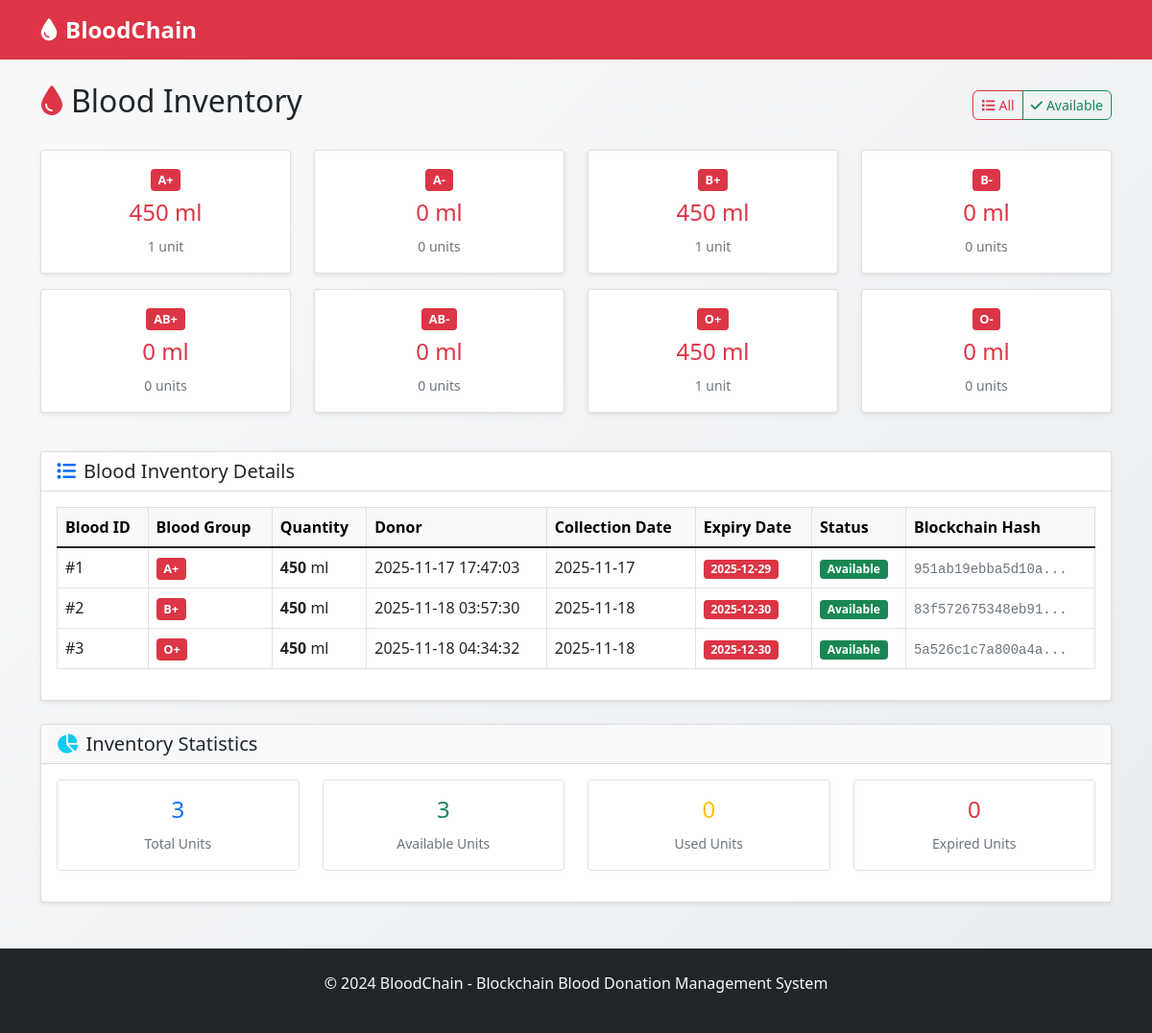
/view/blood, run on the app's committed database.
### tables this page shows
CREATE TABLE blood_inventory (
            id INTEGER PRIMARY KEY AUTOINCREMENT,
            blood_group TEXT NOT NULL,
            quantity_ml INTEGER NOT NULL,
            donor_id INTEGER,
            blood_banker_id INTEGER,
            collection_date DATE NOT NULL,
            expiry_date DATE NOT NULL,
            status TEXT DEFAULT 'Available',
            blockchain_hash TEXT,
            created_at TIMESTAMP DEFAULT CURRENT_TIMESTAMP,
            FOREIGN KEY (donor_id) REFERENCES donor(id),
            FOREIGN KEY (blood_banker_id) REFERENCES blood_banker(id)
        );

### app.py (the view)
@app.route('/view/blood')
def view_blood():
    conn = get_db_connection()
    blood_inventory = []
    if conn:
        try:
            cursor = conn.cursor()
            cursor.execute("""
                SELECT bi.*, d.name as donor_name
                FROM blood_inventory bi
                LEFT JOIN donor d ON bi.donor_id = d.id
                WHERE bi.status = 'Available'
                ORDER BY bi.expiry_date ASC
            """)
            blood_rows = cursor.fetchall()
            for row in blood_rows:
                blood_inventory.append({
                    'id': row[0],
                    'blood_group': row[1],
                    'quantity_ml': row[2],
                    'donor_id': row[3],
                    'collection_date': row[5],
                    'expiry_date': row[6],
                    'status': row[7],
                    'blockchain_hash': row[8],
                    'donor_name': row[9] if row[9] else 'Unknown'
                })
        except Exception as e:
            print(f"Error fetching blood inventory: {e}")
        finally:
            conn.close()
    return render_template('view_blood.html', blood_inventory=blood_inventory)

### app.py (called while the page is built)
def get_db_connection():
    return db_config.get_connection()

def get_today_date():
    return datetime.now().strftime('%Y-%m-%d')

@app.context_processor
def inject_today_date():
    return {'today': get_today_date()}

### config.py (called while the page is built)
    def get_connection(self):
        try:
            conn = sqlite3.connect(self.database_path)
            conn.row_factory = sqlite3.Row
            return conn
        except Exception as e:
            print(f"❌ SQLite connection error: {e}")
            return None

### templates/view_blood.html (shortened to what this page needs)
{% extends "base.html" %}
{% block content %}
<div class="row">
    <div class="col-12">
        <div class="d-flex justify-content-between align-items-center mb-4">
            <h2>
                <i class="fas fa-tint me-2 text-danger"></i>Blood Inventory
            </h2>
            <div class="btn-group">
                <button class="btn btn-outline-danger btn-sm" onclick="filterBlood('all')">
                    <i class="fas fa-list me-1"></i>All
                </button>
                <button class="btn btn-outline-success btn-sm" onclick="filterBlood('available')">
                    <i class="fas fa-check me-1"></i>Available
                </button>
            </div>
        </div>
        <div class="row mb-4">
            {% set blood_groups = ['A+', 'A-', 'B+', 'B-', 'AB+', 'AB-', 'O+', 'O-'] %}
            {% for group in blood_groups %}
            <div class="col-xl-3 col-md-4 col-sm-6 mb-3">
                <div class="card">
                    <div class="card-body text-center p-3">
                        <h5 class="card-title">
                            <span class="badge blood-group-badge bg-danger">{{ group }}</span>
                        </h5>
                        {% set group_blood = blood_inventory|selectattr("blood_group", "equalto", group)|list %}
                        {% set total_ml = group_blood|sum(attribute="quantity_ml") %}
                        <h4 class="text-{{ 'success' if total_ml > 1000 else 'warning' if total_ml > 500 else 'danger' }} mb-2">
                            {{ total_ml }} ml
                        </h4>
                        <small class="text-muted">
                            {{ group_blood|length }} unit{{ 's' if group_blood|length != 1 }}
                        </small>
                    </div>
                </div>
            </div>
            {% endfor %}
        </div>
        <div class="card">
            <div class="card-header bg-white">
                <h5 class="card-title mb-0">
                    <i class="fas fa-list me-2 text-primary"></i>Blood Inventory Details
                </h5>
            </div>
            <div class="card-body">
                {% if blood_inventory %}
                    <div class="table-responsive">
                        <table class="table table-bordered table-hover">
                            <thead class="table-light">
                                <tr>
                                    <th>Blood ID</th>
                                    <th>Blood Group</th>
                                    <th>Quantity</th>
                                    <th>Donor</th>
                                    <th>Collection Date</th>
                                    <th>Expiry Date</th>
                                    <th>Status</th>
                                    <th>Blockchain Hash</th>
                                </tr>
                            </thead>
                            <tbody>
                                {% for blood in blood_inventory %}
                                <tr>
                                    <td>#{{ blood.id }}</td>
                                    <td>
                                        <span class="badge blood-group-badge bg-danger">{{ blood.blood_group }}</span>
                                    </td>
                                    <td>
                                        <strong>{{ blood.quantity_ml }}</strong> ml
                                    </td>
                                    <td>
                                        {% if blood.donor_name %}
                                            {{ blood.donor_name }}
                                        {% else %}
                                            <span class="text-muted">Unknown</span>
                                        {% endif %}
                                    </td>
                                    <td>{{ blood.collection_date }}</td>
                                    <td>
                                        <span class="badge bg-{{ 'success' if blood.expiry_date > today else 'danger' }}">
                                            {{ blood.expiry_date }}
                                        </span>
                                    </td>
                                    <td>
                                        <span class="badge status-badge bg-{{ 'success' if blood.status == 'Available' else 'secondary' if blood.status == 'Used' else 'warning' }}">
                                            {{ blood.status }}
                                        </span>
                                    </td>
                                    <td>
                                        <small class="text-muted font-monospace" title="{{ blood.blockchain_hash }}">
                                            {{ blood.blockchain_hash[:16] }}...
                                        </small>
                                    </td>
                                </tr>
                                {% endfor %}
                            </tbody>
                        </table>
                    </div>
                {% else %}
                    <div class="text-center py-5">
                        <i class="fas fa-tint fa-3x text-muted mb-3"></i>
                        <h5 class="text-muted">No Blood Inventory</h5>
                        <p class="text-muted">There is no blood available in the inventory.</p>
                    </div>
                {% endif %}
            </div>
        </div>
        <div class="row mt-4">
            <div class="col-md-12">
                <div class="card">
                    <div class="card-header bg-light">
                        <h5 class="card-title mb-0">
                            <i class="fas fa-chart-pie me-2 text-info"></i>Inventory Statistics
                        </h5>
                    </div>
                    <div class="card-body">
                        <div class="row text-center">
                            <div class="col-md-3 mb-3">
                                <div class="border rounded p-3">
                                    <h4 class="text-primary">{{ blood_inventory|length }}</h4>
                                    <small class="text-muted">Total Units</small>
                                </div>
                            </div>
                            <div class="col-md-3 mb-3">
                                <div class="border rounded p-3">
                                    <h4 class="text-success">
                                        {{ blood_inventory|selectattr("status", "equalto", "Available")|list|length }}
                                    </h4>
                                    <small class="text-muted">Available Units</small>
                                </div>
                            </div>
                            <div class="col-md-3 mb-3">
                                <div class="border rounded p-3">
                                    <h4 class="text-warning">
                                        {{ blood_inventory|selectattr("status", "equalto", "Used")|list|length }}
                                    </h4>
                                    <small class="text-muted">Used Units</small>
                                </div>
                            </div>
                            <div class="col-md-3 mb-3">
                                <div class="border rounded p-3">
                                    <h4 class="text-danger">
                                        {{ blood_inventory|selectattr("status", "equalto", "Expired")|list|length }}
                                    </h4>
                                    <small class="text-muted">Expired Units</small>
                                </div>
                            </div>
                        </div>
                    </div>
                </div>
            </div>
        </div>
    </div>
</div>
{% endblock %}

### templates/base.html (shortened to what this page needs)
<!DOCTYPE html>
<html lang="en">
<head>
    <link href="https://cdn.jsdelivr.net/npm/bootstrap@5.1.3/dist/css/bootstrap.min.css" rel="stylesheet">
    <link href="https://cdnjs.cloudflare.com/ajax/libs/font-awesome/6.0.0/css/all.min.css" rel="stylesheet">
</head>
<body>
    <nav class="navbar navbar-expand-lg navbar-dark bg-danger">
        <div class="container">
            <a class="navbar-brand" href="{{ url_for('index') }}">
                <i class="fas fa-tint me-2"></i>BloodChain
            </a>
        </div>
    </nav>
    <div class="container mt-4">
        {% block content %}{% endblock %}
    </div>
    <footer class="bg-dark text-light mt-5 py-4">
        <div class="container text-center">
            <p>&copy; 2024 BloodChain - Blockchain Blood Donation Management System</p>
        </div>
    </footer>
</body>
</html>

### templates/base.html (style rules this page uses)
body { background: linear-gradient(135deg, #f8f9fa 0%, #e9ecef 100%); min-height: 100vh; }
.navbar-brand { font-weight: bold; font-size: 1.5rem; }
.card { box-shadow: 0 0.125rem 0.25rem rgba(0, 0, 0, 0.075); border: 1px solid rgba(0, 0, 0, 0.125); transition: transform 0.2s; }
.btn { border-radius: 0.375rem; font-weight: 500; }
.blood-group-badge { font-size: 0.8rem; padding: 0.4em 0.6em; }
.status-badge { font-size: 0.75rem; }

### data on the page
blood_inventory: id "1", blood_group "A+", quantity_ml "450", donor_name "2025-11-17 17:47:03", collection_date "2025-11-17", expiry_date "2025-12-29", status "Available", blockchain_hash "951ab19ebba5d10a"
blood_inventory: id "2", blood_group "B+", quantity_ml "450", donor_name "2025-11-18 03:57:30", collection_date "2025-11-18", expiry_date "2025-12-30", status "Available", blockchain_hash "83f572675348eb91"
blood_inventory: id "3", blood_group "O+", quantity_ml "450", donor_name "2025-11-18 04:34:32", collection_date "2025-11-18", expiry_date "2025-12-30", status "Available", blockchain_hash "5a526c1c7a800a4a"

### other printed values
{{ group }} "A+" "A-" "B+" "B-" "AB+" "AB-" "O+" "O-"
{{ total_ml }} "450" "0" "450" "0" "0" "0" "450" "0"
{{ group_blood|length }} "1" "0" "1" "0" "0" "0" "1" "0"
{{ 's' if group_blood|length != 1 }} "s" "s" "s" "s" "s"
{{ blood_inventory|length }} "3"
{{ blood_inventory|selectattr("status", "equalto", "Used")|list|length }} "0"
{{ blood_inventory|selectattr("status", "equalto", "Expired")|list|length }} "0"
